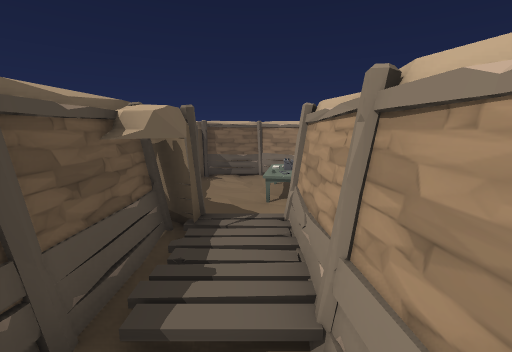
view 1 (above)

12 first-person views from a walk through a Unity game level. The camera is 1.5 m above the floor, tilts 10° down and sees 90° across. The floor is counted in squares, 1 m on a side. Each view is taken from the middle of a square. On the plan, view 1 faces up. The plan holds only what a view shows up to about 13 squares ahead; the rest is blank. Some animated figures are left out.

view 2
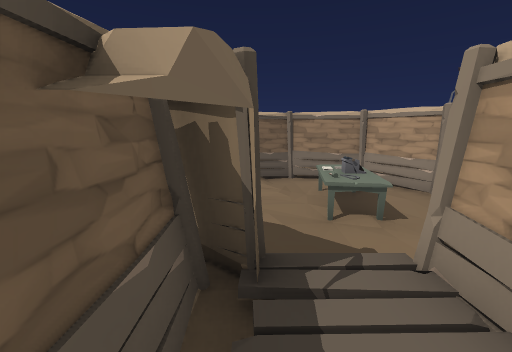

view 3
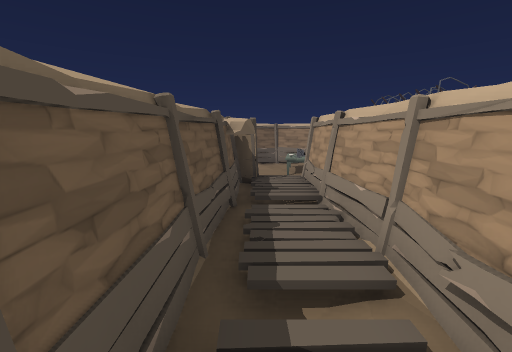

view 4
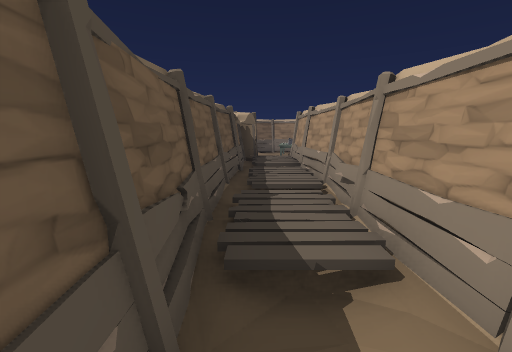

view 5
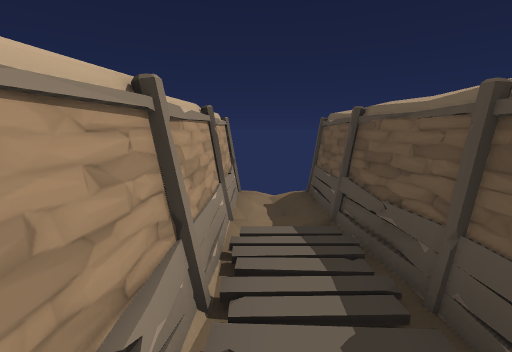

view 6
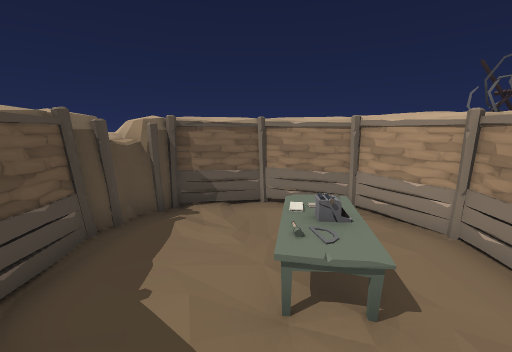

view 7
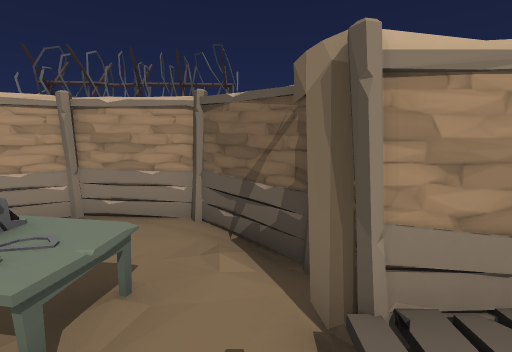

view 8
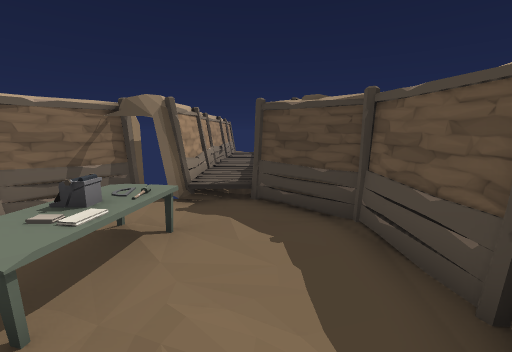

view 9
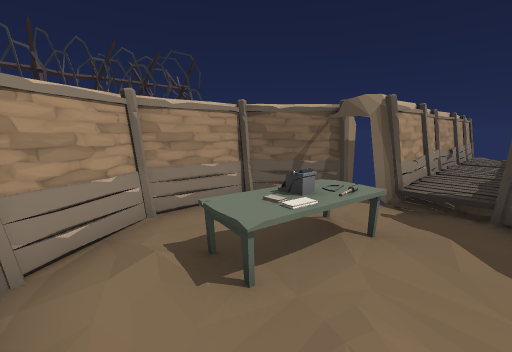

view 10
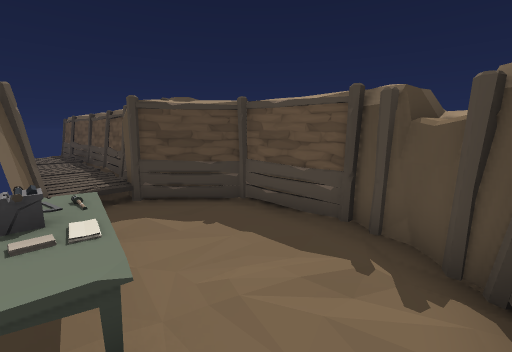

view 11
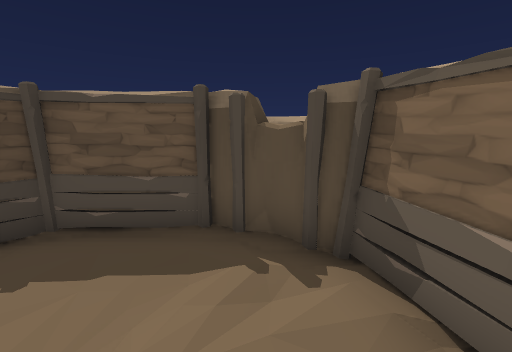

view 12
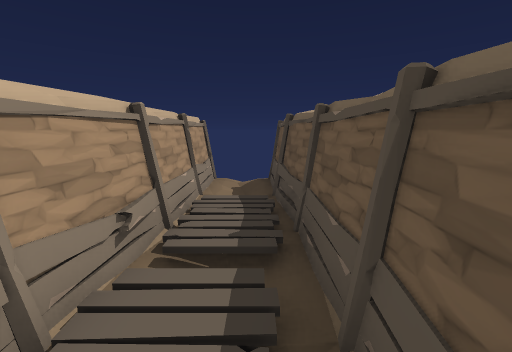

### Floor plan
Key: @ floor where view 1 was taken; # wall or solid block; . floor; / step, stairs or slope; T table; O other object.
Columns run from 3 left of view 1 to 4 right of it. Each row starts with its distance up from view 1.
 11  #####
 10 ##...##
  9 #.....##
  8 #...T..#
  7 #..TT..#
  6 #...T.##
  5 ##...##
  4  ##/##
  3  #O/#
  2  #//#
  1  #/ #
  0  #/@#
 -1  #//#
 -2  #//#
 -3  #//#
 -4  #//#
 -5  #//#
 -6  #/.#
 -7  #/.#
 -8  #..#

Positions as (right, up) in squares from view 1, and headings:
1: (0, 0), facing up
2: (-1, 2), facing up
3: (-1, -4), facing up
4: (-1, -7), facing up
5: (0, -1), facing down
6: (0, 4), facing up
7: (-1, 5), facing right
8: (-1, 10), facing down
9: (-1, 10), facing down-right
10: (1, 10), facing down-left
11: (1, 9), facing left
12: (-1, 1), facing down
